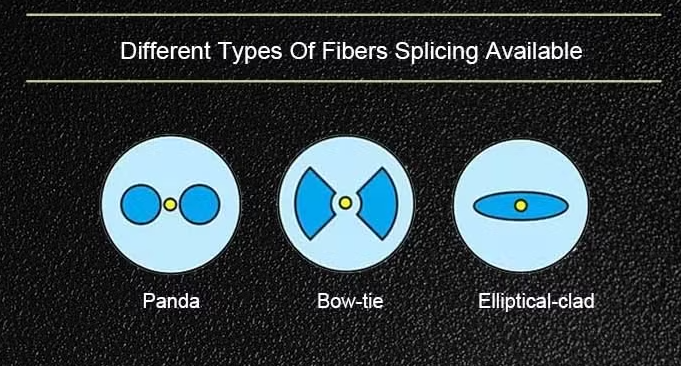
#> input picture Fiber Types.png, 681 x 366 px
$ python -i focus_stack.py   (imports and definitions only)   (older library calls are emulated)
#> lines starting #> are read from the running program, lines starting #| are printed output that depends on the picture
### camcontrol/processing/common.py
"""Helpers shared by the processing tools: color conversion, alignment."""

import cv2
import numpy as np

ALIGN_WIDTH = 1000  # alignment is worked out on a copy about this wide (faster, less noise)


def as_bgr(image: np.ndarray) -> np.ndarray:
    """Grayscale -> 3-channel BGR; BGR images are returned unchanged."""
    if image.ndim == 2:
        return cv2.cvtColor(image, cv2.COLOR_GRAY2BGR)
    return image


def as_gray(image: np.ndarray) -> np.ndarray:
    if image.ndim == 3:
        return cv2.cvtColor(image, cv2.COLOR_BGR2GRAY)
    return image


def check_same_size(images: list[np.ndarray]):
    sizes = {im.shape[:2] for im in images}
    if len(sizes) > 1:
        listed = ", ".join(f"{w}x{h}" for h, w in sorted(sizes))
        raise ValueError(f"All images must be the same size (got {listed}).")


def align_to(reference: np.ndarray, image: np.ndarray) -> np.ndarray:
    """Shift/rotate/scale image so it lines up with reference.

    Uses OpenCV's ECC method with an affine model, which covers the small
    moves and the slight change in magnification you get when refocusing.
    If alignment can't be found, the image is returned unchanged.
    """
    h, w = reference.shape[:2]
    scale = min(1.0, ALIGN_WIDTH / w)
    small = (max(1, round(w * scale)), max(1, round(h * scale)))

    def prep(im):
        g = cv2.resize(as_gray(im), small, interpolation=cv2.INTER_AREA)
        return g.astype(np.float32)

    warp = np.eye(2, 3, dtype=np.float32)
    criteria = (cv2.TERM_CRITERIA_EPS | cv2.TERM_CRITERIA_COUNT, 100, 1e-5)
    try:
        _, warp = cv2.findTransformECC(prep(reference), prep(image), warp,
                                       cv2.MOTION_AFFINE, criteria, None, 5)
    except cv2.error:
        return image  # didn't converge (e.g. very blurry or featureless)
    warp[:, 2] /= scale  # the shift was found on the small copy
    return cv2.warpAffine(image, warp, (w, h),
                          flags=cv2.INTER_LINEAR | cv2.WARP_INVERSE_MAP,
                          borderMode=cv2.BORDER_REPLICATE)


def align_all(images: list[np.ndarray], reference_index: int | None = None) -> list[np.ndarray]:
    """Align every image to one of them (the middle one by default)."""
    if reference_index is None:
        reference_index = len(images) // 2
    ref = images[reference_index]
    return [im if i == reference_index else align_to(ref, im) for i, im in enumerate(images)]

### camcontrol/processing/focus_stack.py
"""Focus stacking (extended depth of field).

A MacroZoom lens has a shallow depth of field, so only a thin slice of a
3-D sample is sharp in one image. Take several images while stepping the
focus through the sample, and this combines the sharp parts of each:

1. Align the images (refocusing shifts and slightly scales the image).
2. For each image, measure sharpness at every pixel: the strength of the
   Laplacian (fine detail), smoothed over a small neighbourhood so the
   choice doesn't flicker pixel to pixel.
3. For each pixel, take the value from the image that was sharpest there.

Also returns a depth map: which image each pixel came from (0 = first).
Brighter in the depth map = later in the stack.

Run directly for a self-test:
    python -m camcontrol.processing.focus_stack
"""

import cv2
import numpy as np

from camcontrol.processing.common import align_all, as_bgr, as_gray, check_same_size


def sharpness(image: np.ndarray, smooth_sigma: float) -> np.ndarray:
    gray = cv2.GaussianBlur(as_gray(image), (3, 3), 0)  # ignore single-pixel noise
    lap = np.abs(cv2.Laplacian(gray, cv2.CV_32F, ksize=3))
    return cv2.GaussianBlur(lap, (0, 0), smooth_sigma)


def focus_stack(images: list[np.ndarray], align: bool = True) -> tuple[np.ndarray, np.ndarray]:
    """Combine a focus series. Returns (result BGR image, depth map 8-bit)."""
    if len(images) < 2:
        raise ValueError("Focus stacking needs at least 2 images.")
    check_same_size(images)
    images = [as_bgr(im) for im in images]
    if align:
        images = align_all(images)

    w = images[0].shape[1]
    sigma = max(2.0, w / 500)  # ~4 px on a 1080p frame
    scores = np.stack([sharpness(im, sigma) for im in images])  # (n, h, w)
    best = np.argmax(scores, axis=0)                            # (h, w)

    stack = np.stack(images)                                    # (n, h, w, 3)
    result = np.take_along_axis(stack, best[None, :, :, None], axis=0)[0]

    depth = (best * (255 / (len(images) - 1))).astype(np.uint8)
    return result, depth


# [14 lines not run here, left out]

>>> import cv2
>>> picture = cv2.imread('../../Fiber Types.png')
#> picture is the input picture: shape (366, 681, 3); mean B, G, R 65.1, 61.2, 51.3
>>> result = focus_stack(picture)
#> in check_same_size, `sizes = {im.shape[:2] for im in images}`: sizes = 1 item
#> in focus_stack, `images = [as_bgr(im) for im in images]`: images = 366 items
#> in align_all, `reference_index = len(images) // 2`: reference_index = 183
#> in prep, `g = cv2.resize(as_gray(im), small, interpolation=cv2.INTER_AREA)`: g = 681 rows, first 8: [25, 25, 25], [3, 3, 3], [24, 24, 24], [9, 9, 9], [9, 9, 9], [27, 27, 27], [20, 20, 20], [3, 3, 3]
#> in prep (call 2), `g = cv2.resize(as_gray(im), small, interpolation=cv2.INTER_AREA)`: g = 681 rows, first 8: [15, 15, 15], [0, 0, 0], [9, 9, 9], [12, 12, 12], [14, 14, 14], [14, 14, 14], [13, 13, 13], [10, 10, 10]
#> in prep (call 3), `g = cv2.resize(as_gray(im), small, interpolation=cv2.INTER_AREA)`: g = 681 rows, first 8: [25, 25, 25], [3, 3, 3], [24, 24, 24], [9, 9, 9], [9, 9, 9], [27, 27, 27], [20, 20, 20], [3, 3, 3]
#> in prep (call 4), `g = cv2.resize(as_gray(im), small, interpolation=cv2.INTER_AREA)`: g = 681 rows, first 8: [20, 20, 20], [14, 14, 14], [12, 12, 12], [16, 16, 16], [18, 18, 18], [15, 15, 15], [12, 12, 12], [9, 9, 9]
#> in prep (call 5), `g = cv2.resize(as_gray(im), small, interpolation=cv2.INTER_AREA)`: g = 681 rows, first 8: [25, 25, 25], [3, 3, 3], [24, 24, 24], [9, 9, 9], [9, 9, 9], [27, 27, 27], [20, 20, 20], [3, 3, 3]
#> in prep (call 6), `g = cv2.resize(as_gray(im), small, interpolation=cv2.INTER_AREA)`: g = 681 rows, first 8: [11, 11, 11], [11, 11, 11], [9, 9, 9], [12, 12, 12], [16, 16, 16], [16, 16, 16], [15, 15, 15], [11, 11, 11]
#> in prep (call 7), `g = cv2.resize(as_gray(im), small, interpolation=cv2.INTER_AREA)`: g = 681 rows, first 8: [25, 25, 25], [3, 3, 3], [24, 24, 24], [9, 9, 9], [9, 9, 9], [27, 27, 27], [20, 20, 20], [3, 3, 3]
#> in prep (call 8), `g = cv2.resize(as_gray(im), small, interpolation=cv2.INTER_AREA)`: g = 681 rows, first 8: [5, 5, 5], [7, 7, 7], [6, 6, 6], [8, 8, 8], [13, 13, 13], [16, 16, 16], [15, 15, 15], [10, 10, 10]
#> in prep (call 9), `g = cv2.resize(as_gray(im), small, interpolation=cv2.INTER_AREA)`: g = 681 rows, first 8: [25, 25, 25], [3, 3, 3], [24, 24, 24], [9, 9, 9], [9, 9, 9], [27, 27, 27], [20, 20, 20], [3, 3, 3]
#> in prep (call 10), `g = cv2.resize(as_gray(im), small, interpolation=cv2.INTER_AREA)`: g = 681 rows, first 8: [16, 16, 16], [17, 17, 17], [13, 13, 13], [7, 7, 7], [5, 5, 5], [9, 9, 9], [14, 14, 14], [13, 13, 13]
#> in prep (call 11), `g = cv2.resize(as_gray(im), small, interpolation=cv2.INTER_AREA)`: g = 681 rows, first 8: [25, 25, 25], [3, 3, 3], [24, 24, 24], [9, 9, 9], [9, 9, 9], [27, 27, 27], [20, 20, 20], [3, 3, 3]
#> in prep (call 12), `g = cv2.resize(as_gray(im), small, interpolation=cv2.INTER_AREA)`: g = 681 rows, first 8: [26, 26, 26], [34, 34, 34], [21, 21, 21], [10, 10, 10], [1, 1, 1], [3, 3, 3], [11, 11, 11], [16, 16, 16]
#> in prep (call 13), `g = cv2.resize(as_gray(im), small, interpolation=cv2.INTER_AREA)`: g = 681 rows, first 8: [25, 25, 25], [3, 3, 3], [24, 24, 24], [9, 9, 9], [9, 9, 9], [27, 27, 27], [20, 20, 20], [3, 3, 3]
#> in prep (call 14), `g = cv2.resize(as_gray(im), small, interpolation=cv2.INTER_AREA)`: g = 681 rows, first 8: [27, 27, 27], [37, 37, 37], [19, 19, 19], [13, 13, 13], [7, 7, 7], [7, 7, 7], [9, 9, 9], [13, 13, 13]
#> in prep (call 15), `g = cv2.resize(as_gray(im), small, interpolation=cv2.INTER_AREA)`: g = 681 rows, first 8: [25, 25, 25], [3, 3, 3], [24, 24, 24], [9, 9, 9], [9, 9, 9], [27, 27, 27], [20, 20, 20], [3, 3, 3]
#> in prep (call 16), `g = cv2.resize(as_gray(im), small, interpolation=cv2.INTER_AREA)`: g = 681 rows, first 8: [22, 22, 22], [27, 27, 27], [7, 7, 7], [11, 11, 11], [15, 15, 15], [15, 15, 15], [14, 14, 14], [14, 14, 14]
#> in prep (call 17), `g = cv2.resize(as_gray(im), small, interpolation=cv2.INTER_AREA)`: g = 681 rows, first 8: [25, 25, 25], [3, 3, 3], [24, 24, 24], [9, 9, 9], [9, 9, 9], [27, 27, 27], [20, 20, 20], [3, 3, 3]
#> in prep (call 18), `g = cv2.resize(as_gray(im), small, interpolation=cv2.INTER_AREA)`: g = 681 rows, first 8: [17, 17, 17], [14, 14, 14], [0, 0, 0], [8, 8, 8], [16, 16, 16], [18, 18, 18], [16, 16, 16], [14, 14, 14]
#> in prep (call 19), `g = cv2.resize(as_gray(im), small, interpolation=cv2.INTER_AREA)`: g = 681 rows, first 8: [25, 25, 25], [3, 3, 3], [24, 24, 24], [9, 9, 9], [9, 9, 9], [27, 27, 27], [20, 20, 20], [3, 3, 3]
#> in prep (call 20), `g = cv2.resize(as_gray(im), small, interpolation=cv2.INTER_AREA)`: g = 681 rows, first 8: [16, 16, 16], [13, 13, 13], [5, 5, 5], [10, 10, 10], [14, 14, 14], [13, 13, 13], [8, 8, 8], [8, 8, 8]
#> in prep (call 21), `g = cv2.resize(as_gray(im), small, interpolation=cv2.INTER_AREA)`: g = 681 rows, first 8: [25, 25, 25], [3, 3, 3], [24, 24, 24], [9, 9, 9], [9, 9, 9], [27, 27, 27], [20, 20, 20], [3, 3, 3]
#> in prep (call 22), `g = cv2.resize(as_gray(im), small, interpolation=cv2.INTER_AREA)`: g = 681 rows, first 8: [12, 12, 12], [10, 10, 10], [11, 11, 11], [11, 11, 11], [12, 12, 12], [8, 8, 8], [3, 3, 3], [4, 4, 4]
#> in prep (call 23), `g = cv2.resize(as_gray(im), small, interpolation=cv2.INTER_AREA)`: g = 681 rows, first 8: [25, 25, 25], [3, 3, 3], [24, 24, 24], [9, 9, 9], [9, 9, 9], [27, 27, 27], [20, 20, 20], [3, 3, 3]
#> in prep (call 24), `g = cv2.resize(as_gray(im), small, interpolation=cv2.INTER_AREA)`: g = 681 rows, first 8: [11, 11, 11], [0, 0, 0], [3, 3, 3], [9, 9, 9], [5, 5, 5], [35, 35, 35], [37, 37, 37], [1, 1, 1]
#> in prep (call 25), `g = cv2.resize(as_gray(im), small, interpolation=cv2.INTER_AREA)`: g = 681 rows, first 8: [25, 25, 25], [3, 3, 3], [24, 24, 24], [9, 9, 9], [9, 9, 9], [27, 27, 27], [20, 20, 20], [3, 3, 3]
#> in prep (call 26), `g = cv2.resize(as_gray(im), small, interpolation=cv2.INTER_AREA)`: g = 681 rows, first 8: [17, 17, 17], [14, 14, 14], [18, 18, 18], [8, 8, 8], [28, 28, 28], [68, 68, 68], [47, 47, 47], [2, 2, 2]
#> in prep (call 27), `g = cv2.resize(as_gray(im), small, interpolation=cv2.INTER_AREA)`: g = 681 rows, first 8: [25, 25, 25], [3, 3, 3], [24, 24, 24], [9, 9, 9], [9, 9, 9], [27, 27, 27], [20, 20, 20], [3, 3, 3]
#> in prep (call 28), `g = cv2.resize(as_gray(im), small, interpolation=cv2.INTER_AREA)`: g = 681 rows, first 8: [15, 15, 15], [19, 19, 19], [26, 26, 26], [4, 4, 4], [25, 25, 25], [56, 56, 56], [24, 24, 24], [2, 2, 2]
#> in prep (call 29), `g = cv2.resize(as_gray(im), small, interpolation=cv2.INTER_AREA)`: g = 681 rows, first 8: [25, 25, 25], [3, 3, 3], [24, 24, 24], [9, 9, 9], [9, 9, 9], [27, 27, 27], [20, 20, 20], [3, 3, 3]
#> in prep (call 30), `g = cv2.resize(as_gray(im), small, interpolation=cv2.INTER_AREA)`: g = 681 rows, first 8: [3, 3, 3], [5, 5, 5], [14, 14, 14], [3, 3, 3], [14, 14, 14], [28, 28, 28], [3, 3, 3], [0, 0, 0]
#> in prep (call 31), `g = cv2.resize(as_gray(im), small, interpolation=cv2.INTER_AREA)`: g = 681 rows, first 8: [25, 25, 25], [3, 3, 3], [24, 24, 24], [9, 9, 9], [9, 9, 9], [27, 27, 27], [20, 20, 20], [3, 3, 3]
#> in prep (call 32), `g = cv2.resize(as_gray(im), small, interpolation=cv2.INTER_AREA)`: g = 681 rows, first 8: [3, 3, 3], [9, 9, 9], [6, 6, 6], [18, 18, 18], [20, 20, 20], [25, 25, 25], [15, 15, 15], [0, 0, 0]
#> in prep (call 33), `g = cv2.resize(as_gray(im), small, interpolation=cv2.INTER_AREA)`: g = 681 rows, first 8: [25, 25, 25], [3, 3, 3], [24, 24, 24], [9, 9, 9], [9, 9, 9], [27, 27, 27], [20, 20, 20], [3, 3, 3]
#> in prep (call 34), `g = cv2.resize(as_gray(im), small, interpolation=cv2.INTER_AREA)`: g = 681 rows, first 8: [7, 7, 7], [15, 15, 15], [11, 11, 11], [29, 29, 29], [20, 20, 20], [16, 16, 16], [15, 15, 15], [9, 9, 9]
#> in prep (call 35), `g = cv2.resize(as_gray(im), small, interpolation=cv2.INTER_AREA)`: g = 681 rows, first 8: [25, 25, 25], [3, 3, 3], [24, 24, 24], [9, 9, 9], [9, 9, 9], [27, 27, 27], [20, 20, 20], [3, 3, 3]
#> in prep (call 36), `g = cv2.resize(as_gray(im), small, interpolation=cv2.INTER_AREA)`: g = 681 rows, first 8: [2, 2, 2], [7, 7, 7], [6, 6, 6], [19, 19, 19], [14, 14, 14], [6, 6, 6], [0, 0, 0], [12, 12, 12]
#> in prep (call 37), `g = cv2.resize(as_gray(im), small, interpolation=cv2.INTER_AREA)`: g = 681 rows, first 8: [25, 25, 25], [3, 3, 3], [24, 24, 24], [9, 9, 9], [9, 9, 9], [27, 27, 27], [20, 20, 20], [3, 3, 3]
#> in prep (call 38), `g = cv2.resize(as_gray(im), small, interpolation=cv2.INTER_AREA)`: g = 681 rows, first 8: [9, 9, 9], [11, 11, 11], [12, 12, 12], [11, 11, 11], [13, 13, 13], [10, 10, 10], [0, 0, 0], [9, 9, 9]
#> in prep (call 39), `g = cv2.resize(as_gray(im), small, interpolation=cv2.INTER_AREA)`: g = 681 rows, first 8: [25, 25, 25], [3, 3, 3], [24, 24, 24], [9, 9, 9], [9, 9, 9], [27, 27, 27], [20, 20, 20], [3, 3, 3]
#> in prep (call 40), `g = cv2.resize(as_gray(im), small, interpolation=cv2.INTER_AREA)`: g = 681 rows, first 8: [19, 19, 19], [28, 28, 28], [27, 27, 27], [14, 14, 14], [9, 9, 9], [9, 9, 9], [7, 7, 7], [16, 16, 16]
#> in focus_stack, `scores = np.stack([sharpness(im, sigma) for im in images])`:
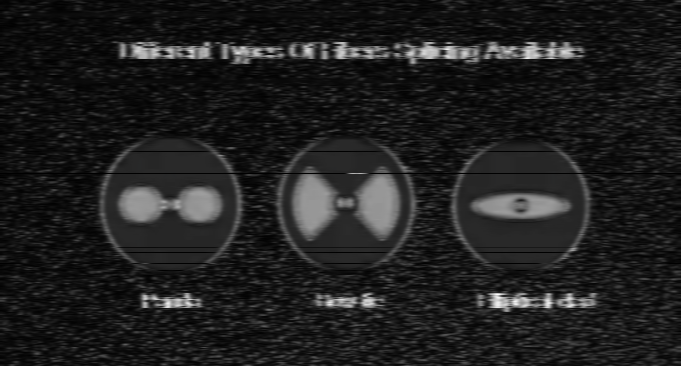
#> scores: shape (366, 681, 3) float32; mean of channels 0, 1, 2 50.2, 50.2, 50.2; drawn with min black and max white
#> in focus_stack, `best = np.argmax(scores, axis=0)`: best = 681 rows, first 8: [300, 300, 300], [300, 300, 300], [298, 298, 298], [298, 298, 298], [298, 298, 298], [298, 298, 298], [298, 298, 298], [329, 329, 329]
#> in focus_stack, `depth = (best * (255 / (len(images) - 1))).astype(np.uint8)`: depth = 681 rows, first 8: [209, 209, 209], [209, 209, 209], [208, 208, 208], [208, 208, 208], [208, 208, 208], [208, 208, 208], [208, 208, 208], [229, 229, 229]
